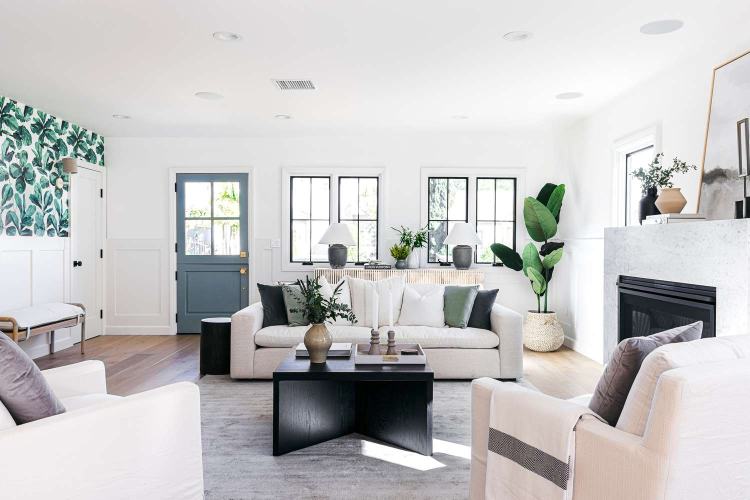
#> input picture testImg.jpg, 1500 x 1000 px (shown at 1/2 size)
$ python detectingObjects.py
#> lines starting #> are read from the running program, lines starting #| are printed output that depends on the picture; after the words box and inside, x2 and y2 are one past the last pixel; in counts of white or black regions, pixels touching at a corner belong together
import cv2
import numpy as np

classes = [
    "background", "aeroplane", "bicycle", "bird", "boat", "library", "bus", "car",
    "church", "cow", "dog", "horse", "cookie", "cake", "person", "sheep", "fireman",
    "sofa", "superman", "train", "tvmonitor", "streets", "laptop", "doctor", "keyboard",
    "nurse", "microwave", "belt", "buildings", "dress", "rug", "bed", "remote", "lamp",
    "bin", "bean", "gloves", "scarf", "charger", "basket", "toy", "door", "gameconsole",
    "painting", "wallet", "diningtable", "candle", "watch", "fan", "speaker", "flowerpot",
    "chairmat", "clock", "mouse", "printer", "hat", "tape", "cup", "book", "corn", "phone"
]

image = cv2.imread("testImg.jpg")
#> image is the input picture: shape (1000, 1500, 3); mean B, G, R 195.8, 195.8, 196.6
if image is None:
    raise FileNotFoundError("Imaginea 'testImg.jpg' nu a fost găsită. Asigură-te că numele și calea sunt corecte.")

scale_factor = 2.5
(h, w) = image.shape[:2]
#> h = 1000; w = 1500

num_detections = 8
np.random.seed(42)

for i in range(num_detections):
    confidence = round(np.random.uniform(0.4, 1.0), 2)
    idx = np.random.randint(1, len(classes))

    startX = np.random.randint(0, w // 2)
    startY = np.random.randint(0, h // 2)
    endX = np.random.randint(w // 2, w - 10)
    endY = np.random.randint(h // 2, h - 10)

    cv2.rectangle(image, (startX, startY), (endX, endY), (0, 255, 0), 3)
    label = f"{classes[idx]}: {confidence * 100:.2f}%"
    cv2.putText(image, label, (startX, max(startY - 15, 15)), cv2.FONT_HERSHEY_SIMPLEX, 0.8, (0, 255, 0), 2)
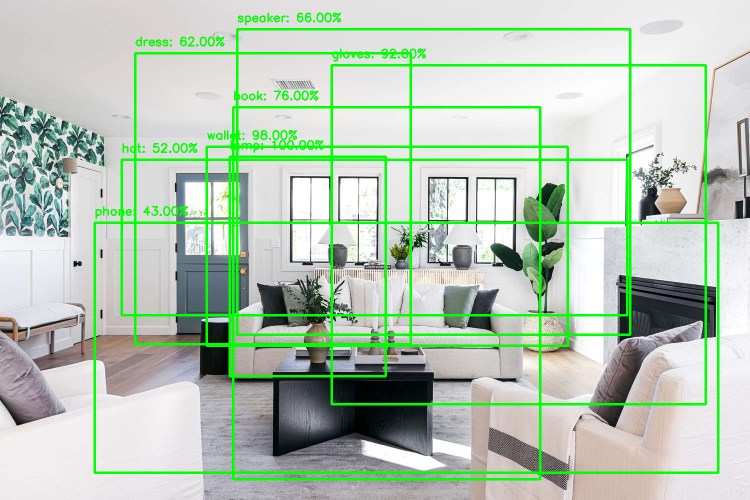
#> image: shape (1000, 1500, 3) (shown at 1/2 size); 7.31% of pixels changed, all inside (x1, y1, x2, y2) = (187, 25, 1439, 961)

cv2.namedWindow("Detecție Obiecte (Simulată)", cv2.WINDOW_NORMAL)
cv2.resizeWindow("Detecție Obiecte (Simulată)", 1000, 800)
cv2.imshow("Detecție Obiecte (Simulată)", image)
cv2.waitKey(0)
cv2.destroyAllWindows()

$ run again, with image22.jpg copied over testImg.jpg
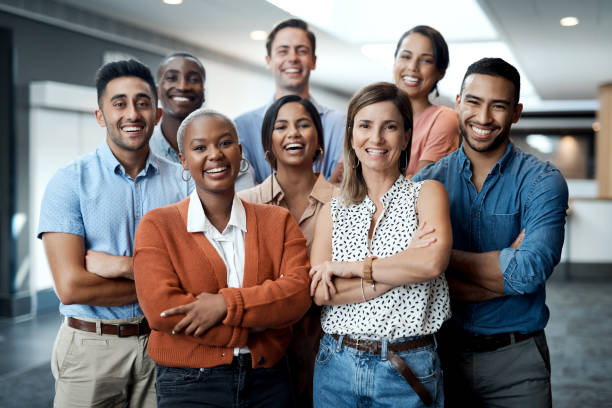
#> input picture image22.jpg, 612 x 408 px
#> image is the input picture: shape (408, 612, 3); mean B, G, R 121.3, 121.2, 125.3
#> after the loop `for i in range(num_detections):`:
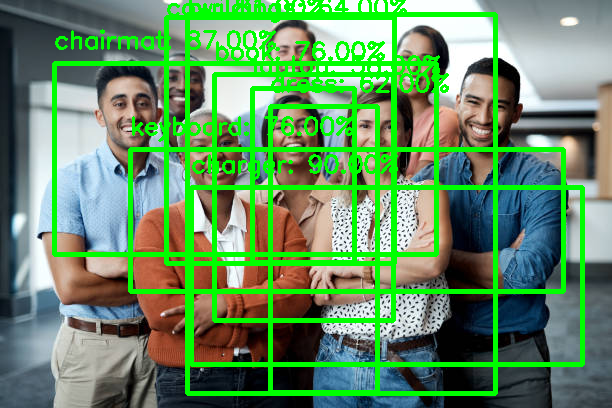
#> image: shape (408, 612, 3); 17.83% of pixels changed, all inside (x1, y1, x2, y2) = (52, 0, 585, 396)

$ run again, with image.jpeg copied over testImg.jpg
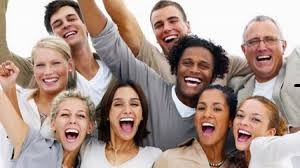
#> input picture image.jpeg, 300 x 168 px
#> image is the input picture: shape (168, 300, 3); mean B, G, R 140.5, 149.6, 172
#> after the loop `for i in range(num_detections):`:
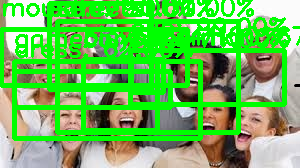
#> image: shape (168, 300, 3); mean B, G, R 86.3, 192.3, 104.6
